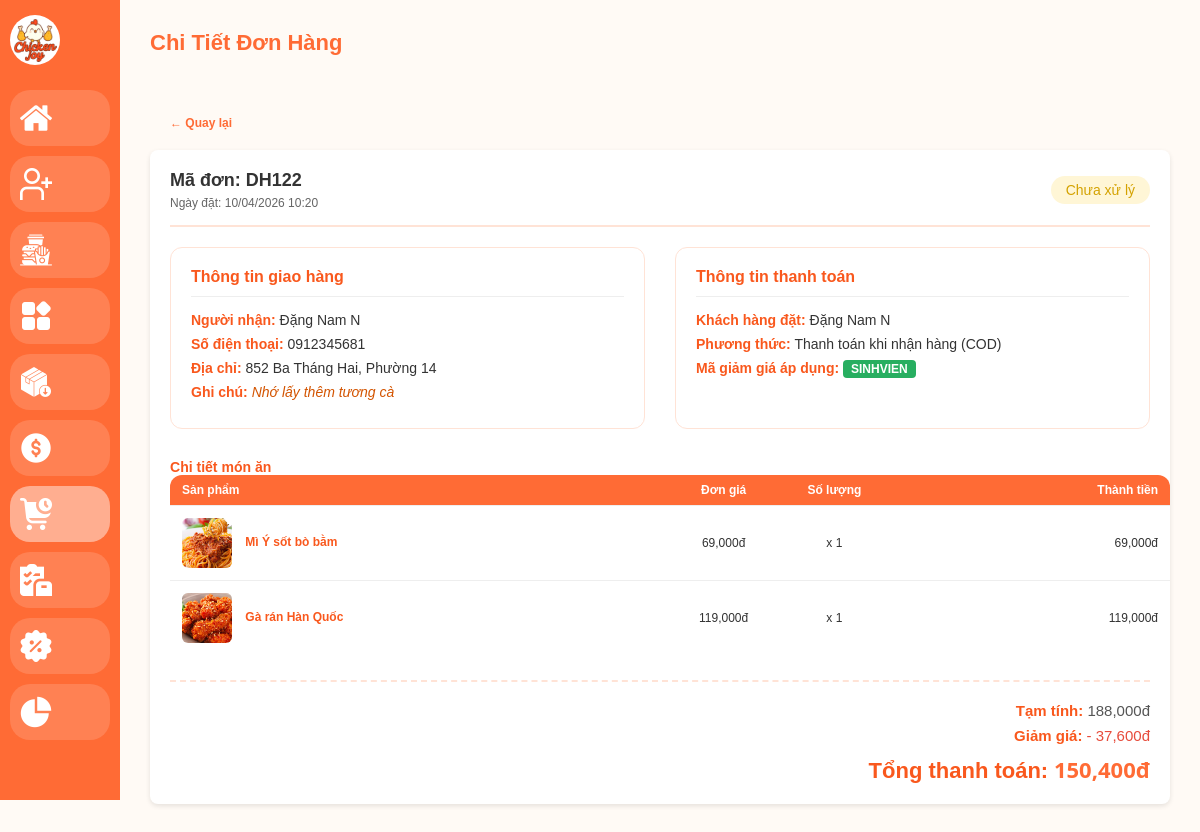
Page /admin/order-detail.php?id=122 (signed in) on the committed database.
### tables this page shows
CREATE TABLE `orders` (
  `id` INT PRIMARY KEY AUTO_INCREMENT,
  `user_id` INT NOT NULL,
  `receiver_name` VARCHAR(255) NOT NULL, 
  `total_price` DECIMAL(15, 2) NOT NULL,
  `discount_amount` DECIMAL(15, 2) DEFAULT 0.00,
  `promo_code` VARCHAR(50) DEFAULT NULL,
  `order_date` DATETIME DEFAULT CURRENT_TIMESTAMP,
  `status` ENUM('pending','confirmed','delivered','cancelled') DEFAULT 'pending',
  `payment_method` ENUM('cod', 'banking', 'online') DEFAULT 'cod',
  `address` TEXT NOT NULL,                
  `ward` VARCHAR(255) DEFAULT NULL,
  `phone` VARCHAR(20) NOT NULL,           
  `order_note` TEXT,                      
  FOREIGN KEY (`user_id`) REFERENCES `users`(`id`),
  FOREIGN KEY (`promo_code`) REFERENCES `promotions`(`code`) ON UPDATE CASCADE ON DELETE SET NULL  
);

CREATE TABLE `users` (
  `id` INT(11) NOT NULL AUTO_INCREMENT,
  `fullname` VARCHAR(255) NOT NULL,
  `email` VARCHAR(191) NOT NULL,
  `password` VARCHAR(255) NOT NULL,
  `phone` VARCHAR(15) NOT NULL,
  `gender` ENUM('nam', 'nu', 'khac') DEFAULT 'khac',
  `address` TEXT NOT NULL,
  `role` ENUM('user', 'admin') DEFAULT 'user',
  `points` INT(11) DEFAULT 0,
  `status` ENUM('active', 'locked') DEFAULT 'active',
  `reset_token` VARCHAR(255) DEFAULT NULL,
  `reset_expired` DATETIME DEFAULT NULL,
  `created_at` TIMESTAMP DEFAULT CURRENT_TIMESTAMP,
  `updated_at` TIMESTAMP NULL ON UPDATE CURRENT_TIMESTAMP,
  PRIMARY KEY (`id`),
  UNIQUE KEY `email` (`email`),
  UNIQUE KEY `phone` (`phone`)  
);

CREATE TABLE `order_details` (
  `id` INT PRIMARY KEY AUTO_INCREMENT,
  `order_id` INT NOT NULL,
  `product_id` INT NOT NULL,
  `quantity` INT NOT NULL,
  `price_at_purchase` DECIMAL(15, 2) NOT NULL,
  FOREIGN KEY (`order_id`) REFERENCES `orders`(`id`) ON DELETE CASCADE,  
  FOREIGN KEY (`product_id`) REFERENCES `products`(`id`)
);

CREATE TABLE `products` (
  `id` int(11) NOT NULL AUTO_INCREMENT,
  `product_code` varchar(20) UNIQUE DEFAULT NULL,  
  `category_id` int(11) DEFAULT 1,                 
  `product_name` varchar(255) NOT NULL,            
  `description` text DEFAULT NULL,                 
  `unit` varchar(50) NOT NULL DEFAULT 'Phần',      
  `import_price` decimal(15, 2) DEFAULT 0.00,      
  `profit_rate` decimal(5, 2) DEFAULT 0.20,        
  `price` decimal(15, 2) NOT NULL,                 
  `stock` int(11) DEFAULT 0,                       
  `calories` int(11) DEFAULT 0,                    
  `protein` int(11) DEFAULT 0,                     
  `carbs` int(11) DEFAULT 0,                       
  `fat` int(11) DEFAULT 0,                         
  `image` varchar(255) DEFAULT 'default.jpg',      
  `is_new` tinyint(1) DEFAULT 0,                   
  `status` ENUM('active', 'hidden') DEFAULT 'active',
  `created_at` timestamp NOT NULL DEFAULT current_timestamp(),
  PRIMARY KEY (`id`),
  FOREIGN KEY (`category_id`) REFERENCES `categories`(`id`) ON DELETE RESTRICT
);

### admin/order-detail.php (the view, shortened to what this page needs)
<?php
require_once '../config/database.php';
$id = isset($_GET['id']) ? (int)$_GET['id'] : 0;
$stmt_order = mysqli_prepare($conn, "SELECT o.*, u.fullname FROM orders o LEFT JOIN users u ON o.user_id = u.id WHERE o.id = ?");
mysqli_stmt_bind_param($stmt_order, "i", $id);
mysqli_stmt_execute($stmt_order);
$order = mysqli_fetch_assoc(mysqli_stmt_get_result($stmt_order));
$stmt_detail = mysqli_prepare($conn, "SELECT od.*, p.product_name, p.image FROM order_details od JOIN products p ON od.product_id = p.id WHERE od.order_id = ?");
mysqli_stmt_bind_param($stmt_detail, "i", $id);
mysqli_stmt_execute($stmt_detail);
$details = mysqli_stmt_get_result($stmt_detail);
$paymentMethod = "Không xác định";
if ($order['payment_method'] == 'cod') $paymentMethod = "Thanh toán khi nhận hàng (COD)";
$full_address = $order['address'];
if (!empty($order['ward'])) {
    $full_address .= ', ' . $order['ward'];
}
?>
<!DOCTYPE html>
<html lang="vi">
<head>
    <link rel="stylesheet" href="../assets/css/admin.css" />
</head>
<body class="admin-body">
    <?php include 'layout/sidebar.php'; ?>
    <main class="main-content">
        <header class="main-header">
            <h1>Chi Tiết Đơn Hàng</h1>
        </header>
        <a href="order-management.php" class="back-btn">
            &larr; Quay lại
        </a>
        <div class="detail-card">
            <div class="order-header-info">
                <div>
                    <h2>Mã đơn: DH<?= str_pad($order['id'], 3, '0', STR_PAD_LEFT) ?></h2>
                    <p style="color: #666;">Ngày đặt: <?= date('d/m/Y H:i', strtotime($order['order_date'])) ?></p>
                </div>
                <div>
                    <?php
                    $class = "";
                    switch ($order['status']) {
                        case 'pending': $statusText = "Chưa xử lý"; $class = "pending"; break;
                    }
                    ?>
                    <span class="status <?= $class ?>" style="font-size: 14px; padding: 6px 15px;">
                        <?= $statusText ?>
                    </span>
                </div>
            </div>
            <div class="order-grid">
                <div class="info-box">
                    <h3> Thông tin giao hàng</h3>
                    <p><strong>Người nhận:</strong> <?= htmlspecialchars($order['receiver_name']) ?></p>
                    <p><strong>Số điện thoại:</strong> <?= htmlspecialchars($order['phone']) ?></p>
                    <p><strong>Địa chỉ:</strong> <?= htmlspecialchars($full_address) ?></p>
                    <p><strong>Ghi chú:</strong> <span style="color: #d35400; font-style: italic;"><?= !empty($order['order_note']) ? htmlspecialchars($order['order_note']) : 'Không có' ?></span></p>
                </div>
                <div class="info-box">
                    <h3>Thông tin thanh toán</h3>
                    <p><strong>Khách hàng đặt:</strong> <?= htmlspecialchars($order['fullname']) ?></p>
                    <p><strong>Phương thức:</strong> <?= $paymentMethod ?></p>
                    <p><strong>Mã giảm giá áp dụng:</strong>
                        <?php if(!empty($order['promo_code'])): ?>
                            <span style="background: #27ae60; color: #fff; padding: 2px 8px; border-radius: 4px; font-weight: bold; font-size: 12px;">
                                <?= htmlspecialchars($order['promo_code']) ?>
                            </span>
                        <?php else: ?>
                            Không áp dụng
                        <?php endif; ?>
                    </p>
                </div>
            </div>
            <h3> Chi tiết món ăn</h3>
            <table class="data-table">
                <thead>
                    <tr>
                        <th style="width: 50%;">Sản phẩm</th>
                        <th style="text-align: center;">Đơn giá</th>
                        <th style="text-align: center;">Số lượng</th>
                        <th style="text-align: right;">Thành tiền</th>
                    </tr>
                </thead>
                <tbody>
                    <?php
                    $subTotal = 0;
                    while ($item = mysqli_fetch_assoc($details)) {
                        $itemTotal = $item['quantity'] * $item['price_at_purchase'];
                        $subTotal += $itemTotal;
                    ?>
                        <tr>
                            <td>
                                <img src="../assets/images/products/<?= htmlspecialchars($item['image']) ?>" class="product-img-mini" onerror="this.src='../assets/images/default.jpg'">
                                <strong><?= htmlspecialchars($item['product_name']) ?></strong>
                            </td>
                            <td style="text-align: center;"><?= number_format($item['price_at_purchase']) ?>đ</td>
                            <td style="text-align: center;">x <?= $item['quantity'] ?></td>
                            <td style="text-align: right; font-weight: 500;"><?= number_format($itemTotal) ?>đ</td>
                        </tr>
                    <?php } ?>
                </tbody>
            </table>
            <div class="order-summary">
                <p><strong>Tạm tính:</strong> <?= number_format($subTotal) ?>đ</p>
                <p><strong>Giảm giá:</strong> <span style="color: #e74c3c;">- <?= number_format($order['discount_amount']) ?>đ</span></p>
                <h3 class="total-price"><strong>Tổng thanh toán:</strong> <?= number_format($order['total_price']) ?>đ</h3>
            </div>
        </div>
    </main>
</body>
</html>

### assets/css/admin.css (style rules this page uses)
:root { --main-color: #ff6b35; }
* { box-sizing: border-box; margin: 0; padding: 0; font-family: "Poppins", sans-serif; }
body.admin-body { display: flex; align-items: stretch; min-height: 100vh; background: #fffaf5;; color: #333; font-size: 13px; }
.main-content { flex: 1; margin-left: 120px; padding: 30px; transition: margin-left 0.3s ease; overflow-y: auto; overflow-x: auto; min-height: 100vh; background: #fffaf5; }
.main-header { display: flex; justify-content: space-between; align-items: center; margin-bottom: 30px; min-width: 1000px; }
.main-header h1 { font-size: 22px; color: var(--main-color); white-space: nowrap; }
.data-table { width: 100%; min-width: 1000px; font-size: 13px; border-collapse: separate; border-spacing: 0; }
.data-table th { background: var(--main-color); color: #fff; padding: 8px 12px; text-align: left; border-bottom: 1px solid #eee; }
.data-table td { padding: 12px; border-bottom: 1px solid #eee; text-align: left; vertical-align: middle; }
.data-table th:first-child { border-top-left-radius: 12px; }
.data-table th:last-child { border-top-right-radius: 12px; }
.data-table tr:last-child td:first-child { border-bottom-left-radius: 12px; }
.data-table tr:last-child td:last-child { border-bottom-right-radius: 12px; }
.data-table tr:last-child td { border-bottom: none; }
.data-table th:last-child, .data-table td:last-child { min-width: 190px; vertical-align: middle; text-align: center; }
.status { display: inline-flex; align-items: center; gap: 6px; font-weight: 500; border-radius: 20px; padding: 4px 10px; font-size: 13px; }
.status.pending { background: #fff6d6; color: #d4a200; }
.back-btn { display: inline-flex; align-items: center; margin-bottom: 20px; color: var(--main-color); text-decoration: none; font-weight: bold; padding: 0 20px; }
.detail-card { background: #ffffff; padding: 20px; border-radius: 8px; margin-bottom: 20px; box-shadow: 0 2px 5px rgba(0,0,0,0.1); }
.order-header-info { display: flex; justify-content: space-between; align-items: center; border-bottom: 2px solid #ffffff; padding-bottom: 15px; margin-bottom: 20px; }
.order-header-info h2 { margin-bottom: 5px; color: #333; }
.order-summary { text-align: right; margin-top: 25px; padding-top: 20px; border-top: 2px dashed #ffffff; font-size: 15px; }
.order-summary .total-price { font-family: "Segoe UI", Roboto, Helvetica, Arial, sans-serif !important; font-size: 22px; color: #e74c3c; margin-top: 10px; font-weight: 700; }
.order-summary .total-price strong { font-weight: 700; }
.detail-card h2, .detail-card h3, .detail-card strong { color: #f9581d; }
@media (max-width: 1200px) { body.admin-body, .data-table { font-size: 12px; } }
h1 { color: #ff6f3c; text-align: center; margin-bottom: 30px; }

### admin/order-detail.php (style rules this page uses)
.order-header-info { display: flex; justify-content: space-between; align-items: center; border-bottom: 2px solid #ffe3d6; padding-bottom: 15px; margin-bottom: 20px; }
.order-header-info h2 { margin-bottom: 5px; color: #333; }
.order-grid { display: flex; gap: 30px; margin-bottom: 30px; }
.info-box { flex: 1; background: #fff; padding: 20px; border-radius: 12px; border: 1px solid #ffe3d6; }
.info-box h3 { border-bottom: 1px solid #eee; padding-bottom: 10px; margin-bottom: 15px; font-size: 16px; }
.info-box p { margin-bottom: 8px; font-size: 14px; }
.order-summary { text-align: right; margin-top: 25px; padding-top: 20px; border-top: 2px dashed #ffe3d6; font-size: 15px; }
.order-summary p { margin-bottom: 8px; color: #555; }
.order-summary .total-price { font-size: 22px; color: var(--main-color); margin-top: 10px; }
.product-img-mini { width: 50px; height: 50px; object-fit: cover; border-radius: 6px; vertical-align: middle; margin-right: 10px; }

### rows in the picture
orders: id "122", order_date "10/04/2026 10:20", status "Chưa xử lý", receiver_name "Đặng Nam N", phone "0912345681", full_address "852 Ba Tháng Hai, Phường 14", order_note "Nhớ lấy thêm tương cà", user.fullname "Đặng Nam N", payment_method "Thanh toán khi nhận hàng (COD)", promo_code "SINHVIEN", discount_amount "37,600", total_price "150,400"
order_details: product.image (picture), product.product_name "Mì Ý sốt bò bằm", price_at_purchase "69,000", quantity "1", itemTotal "69,000"
order_details: product.image (picture), product.product_name "Gà rán Hàn Quốc", price_at_purchase "119,000", quantity "1", itemTotal "119,000"

### other values in the picture
$subTotal "188,000"
